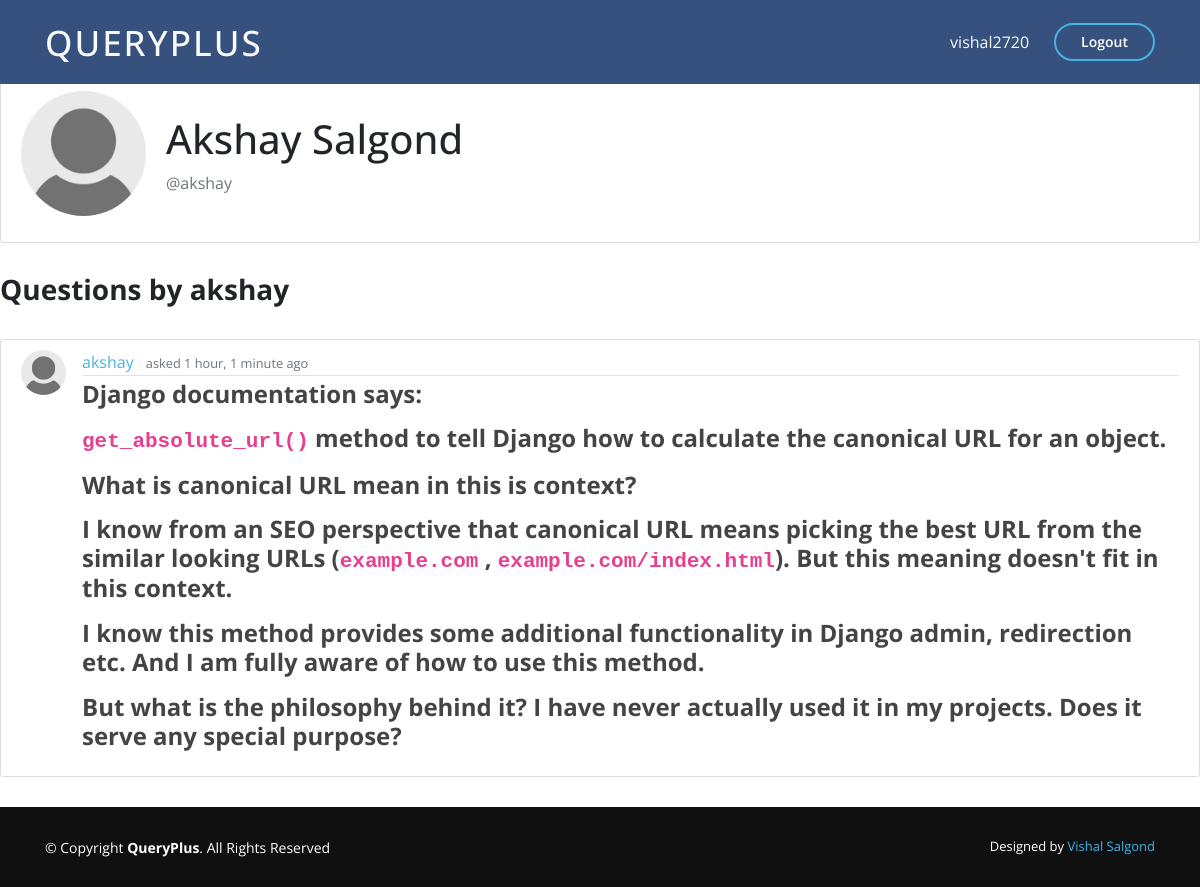
/user/akshay/ (signed in), run on the app's committed database.
### main_app/models.py (models this page shows, shortened)
class Question(models.Model):
    title = models.CharField(max_length=100, null=True)
    question = RichTextField()
    date_posted = models.DateTimeField(auto_now_add=True)
    author = models.ForeignKey(User, on_delete=models.CASCADE)
    upvotes = models.ManyToManyField(User, related_name='upvotes', blank=True)
    downvotes = models.ManyToManyField(User, related_name='downvotes', blank=True)

class Profile(models.Model):
    user = models.OneToOneField(User, on_delete=models.CASCADE)
    image = models.ImageField(default='default.jpg',upload_to='profile_pics')

### main_app/views.py (the view)
# urls.py: path('user/<str:username>/', UserListView.as_view(), name='user-profile'),
class UserListView(ListView):
    model = Question
    template_name = 'main_app/user_profile.html'
    context_object_name = 'questions'
    paginate_by = 5
    def get_queryset(self, **kwargs):
        user = get_object_or_404(User, username=self.kwargs.get('username','first_name'))
        return Question.objects.filter(author=user).order_by('-date_posted')

### main_app/templates/main_app/user_profile.html
{% extends "main_app/base.html" %}
{% load crispy_forms_tags %}
{% block content %}
{% for question in questions|slice:":1" %}
    <div class="content-section">
    <div class="media">
        <img class="rounded-circle account-img" src="{{ question.author.profile.image.url }}">
        <div class="media-body">
          <br>
          <h2 class="account-heading">{{ question.author.first_name }} {{ question.author.last_name }}</h2>
          <p class="text-secondary">@{{ view.kwargs.username }} </p>
        </div>
    </div>
    </div>
    <h3> <b>Questions by {{ view.kwargs.username }}</b> </h3>
    <br>
{% endfor %}
{% for question in questions %}
    <article class="media content-section">
        <img class="rounded-circle article-img" src="{{ question.author.profile.image.url }}" alt="">
        <div class="media-body">
        <div class="article-metadata">
            <a class="mr-2" href="{% url 'user-profile' question.author.username %}">{{ question.author }}</a>
            <small class="text-muted">asked {{ question.date_posted|timesince }} ago</small>
        </div>
        <h4><a class="article-title" href="{% url 'question-detail' question.id %}"><b>{{ question.question|safe }}</b></a></h4>
        </div>
    </article>
{% endfor %}
{% endblock content %}

### main_app/templates/main_app/base.html (shortened to what this page needs)
{% load static %}
<!DOCTYPE html>
<html>
<head>
    <link rel="stylesheet" href="{% static 'main_app/vendor/bootstrap/css/bootstrap.min.css' %}">
    <link rel="stylesheet" href="{% static 'main_app/vendor/icofont/icofont.min.css' %}">
    <link rel="stylesheet" href="{% static 'main_app/vendor/boxicons/css/boxicons.min.css' %}">
    <link rel="stylesheet" href="{% static 'main_app/vendor/remixicon/remixicon.css' %}">
    <link rel="stylesheet" href="{% static 'main_app/vendor/venobox/venobox.css' %}">
    <link rel="stylesheet" href="{% static 'main_app/vendor/owl.carousel/assets/owl.carousel.min.css' %}">
    <link rel="stylesheet" href="{% static 'main_app/vendor/aos/aos.css' %}">
    <link rel="stylesheet" type="text/css" href="{% static 'main_app/main.css' %}">
    <link rel="stylesheet" href="https://cdnjs.cloudflare.com/ajax/libs/font-awesome/4.7.0/css/font-awesome.min.css">
</head>
<body>
  <div id="wrap">
  <header id="header" class="fixed-top">
    <div class="container d-flex align-items-center mb-2 mt-2">
      <h1 class="logo mr-auto"><a class="text-light" href="{% url 'home' %}">QueryPlus</a></h1>
      {%if user.is_authenticated %}
        <a href="{% url 'profile' %}" class="text-light scrollto">{{ user.username }}</a>
        <a href="" data-toggle="modal" data-target="#logoutModal" class="get-started-btn scrollto">Logout</a>
      {% else %}
        <a href="{% url 'login' %}" class="get-started-btn scrollto">Sign In</a>
        <a href="{% url 'register' %}" class="get-started-btn scrollto">Create Account</a>
      {% endif %}
    </div>
  </header>
  {% block content %}
  {% endblock %}
  <footer id="footer">
    <div class="container footer-bottom">
      <div class="copyright">
        &copy; Copyright <strong><span>QueryPlus</span></strong>. All Rights Reserved
      </div>
      <div class="credits">
        Designed by <a href="">Vishal Salgond</a>
      </div>
    </div>
  </footer>
</div>
</body>
</html>

### main_app/static/main_app/main.css (style rules this page uses)
html { min-height: 100%; position: relative; }
body { background: white; margin-top: 5rem; font-family: 'Open Sans', sans-serif; padding-bottom: 80px; }
a { color: #47b2e4; }
#header { transition: all 0.5s; z-index: 997; padding: 15px 0; background: #37517e; }
#header .logo { font-size: 35px; color: white; margin: 0; padding: 0; line-height: 1; font-weight: 500; letter-spacing: 2px; text-transform: uppercase; }
#header .logo a { color:black; }
.get-started-btn { margin-left: 25px; color: #fff; border-radius: 50px; padding: 6px 25px 7px 25px; white-space: nowrap; transition: 0.3s; font-size: 14px; display: inline-block; border: 2px solid #47b2e4; font-weight: 600; }
.content-section { background: #ffffff; padding: 10px 20px; border: 1px solid #dddddd; border-radius: 3px; margin-bottom: 30px; }
.article-title { color: #444444; }
.article-img { height: 45px; width: 45px; margin-right: 16px; }
.article-metadata { padding-bottom: 1px; margin-bottom: 4px; border-bottom: 1px solid #e3e3e3 }
.account-img { height: 125px; width: 125px; margin-right: 20px; margin-bottom: 16px; }
.account-heading { font-size: 2.5rem; }
#footer { position: absolute; height: 80px; bottom: 0px; left: 0px; right: 0px; margin-top: 30px; font-size: 14px; background: #101010 ; }
#wrap { min-height: 100%; height: auto; }
#footer .footer-bottom { padding-top: 30px; padding-bottom: 30px; color: #fff; }
#footer .copyright { float: left; }
#footer .credits { float: right; font-size: 13px; }
#footer .credits a { transition: 0.3s; }

### data on the page
Question: author.profile.image (placeholder picture), author.first_name "Akshay", author.last_name "Salgond", kwargs.username "akshay", author "akshay", date_posted "1 hour, 1 minute", question "Django documentation says: get_absolute_url() method to tell Django how to calculate the canonical URL for an object. What is canonical URL mean in this is context? I know from an SEO perspective that canonical URL means picking the best URL from the similar looking URLs ( example.com , example.com/index.html ). But this meaning doesn't fit in this context. I know this method provides some additional functionality in Django admin, redirection etc. And I am fully aware of how to use this method. But what is the philosophy behind it? I have never actually used it in my projects. Does it serve any special purpose?"

### other printed values
{{ user.username }} "vishal2720"
